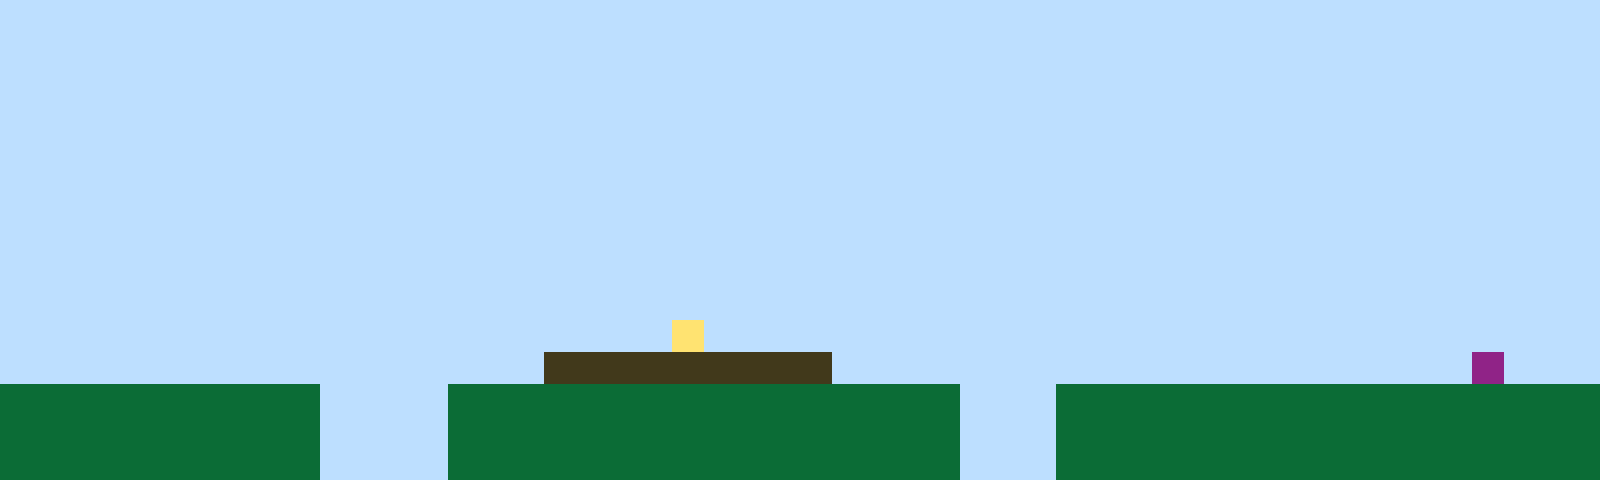

A 2D game scene composited from a Tiled map and its tileset images. What follows is a short description and the map's XML, with every tile layer's data as written:
An orthogonal 50x15 tile map with 32x32 px tiles, 1 tile layer (Tile Layer 1).

<map version="1.10" tiledversion="1.11.2" orientation="orthogonal" renderorder="right-up" width="50" height="15" tilewidth="32" tileheight="32" infinite="0" nextlayerid="2" nextobjectid="1"><editorsettings><export target="map1.csv" format="csv" /></editorsettings><tileset firstgid="1" name="sprites" tilewidth="32" tileheight="32" tilecount="6" columns="3"><image source="sprites.png" width="96" height="64" /></tileset><layer id="1" name="Tile Layer 1" width="50" height="15"><data encoding="csv">1,1,1,1,1,1,1,1,1,1,1,1,1,1,1,1,1,1,1,1,1,1,1,1,1,1,1,1,1,1,1,1,1,1,1,1,1,1,1,1,1,1,1,1,1,1,1,1,1,1,1,1,1,1,1,1,1,1,1,1,1,1,1,1,1,1,1,1,1,1,1,1,1,1,1,1,1,1,1,1,1,1,1,1,1,1,1,1,1,1,1,1,1,1,1,1,1,1,1,1,1,1,1,1,1,1,1,1,1,1,1,1,1,1,1,1,1,1,1,1,1,1,1,1,1,1,1,1,1,1,1,1,1,1,1,1,1,1,1,1,1,1,1,1,1,1,1,1,1,1,1,1,1,1,1,1,1,1,1,1,1,1,1,1,1,1,1,1,1,1,1,1,1,1,1,1,1,1,1,1,1,1,1,1,1,1,1,1,1,1,1,1,1,1,1,1,1,1,1,1,1,1,1,1,1,1,1,1,1,1,1,1,1,1,1,1,1,1,1,1,1,1,1,1,1,1,1,1,1,1,1,1,1,1,1,1,1,1,1,1,1,1,1,1,1,1,1,1,1,1,1,1,1,1,1,1,1,1,1,1,1,1,1,1,1,1,1,1,1,1,1,1,1,1,1,1,1,1,1,1,1,1,1,1,1,1,1,1,1,1,1,1,1,1,1,1,1,1,1,1,1,1,1,1,1,1,1,1,1,1,1,1,1,1,1,1,1,1,1,1,1,1,1,1,1,1,1,1,1,1,1,1,1,1,1,1,1,1,1,1,1,1,1,1,1,1,1,1,1,1,1,1,1,1,1,1,1,1,1,1,1,1,1,1,1,1,1,1,1,1,1,1,1,1,1,1,1,1,1,1,1,1,1,1,1,1,1,1,1,1,1,1,1,1,1,1,1,1,1,1,1,1,1,1,1,1,1,1,1,1,1,1,1,1,1,1,1,1,1,1,1,1,1,1,1,1,1,1,1,1,1,1,1,1,1,1,1,1,1,1,1,1,1,1,1,1,1,1,1,1,1,1,1,1,1,1,1,1,1,1,1,1,1,1,1,1,1,1,1,1,1,1,1,1,1,1,1,1,1,1,1,1,1,1,1,1,1,1,1,1,1,1,1,1,1,1,1,1,1,1,1,1,1,1,1,1,1,1,1,1,1,1,1,1,1,1,1,1,1,1,1,4,1,1,1,1,1,1,1,1,1,1,1,1,1,1,1,1,1,1,1,1,1,1,1,1,1,1,1,1,1,1,1,1,1,1,1,1,1,1,1,1,1,1,1,1,1,3,3,3,3,3,3,3,3,3,1,1,1,1,1,1,1,1,1,1,1,1,1,1,1,1,1,1,1,1,6,1,1,1,2,2,2,2,2,2,2,2,2,2,1,1,1,1,2,2,2,2,2,2,2,2,2,2,2,2,2,2,2,2,1,1,1,2,2,2,2,2,2,2,2,2,2,2,2,2,2,2,2,2,2,2,2,2,2,2,2,2,2,2,1,1,1,1,2,2,2,2,2,2,2,2,2,2,2,2,2,2,2,2,1,1,1,2,2,2,2,2,2,2,2,2,2,2,2,2,2,2,2,2,2,2,2,2,2,2,2,2,2,2,1,1,1,1,2,2,2,2,2,2,2,2,2,2,2,2,2,2,2,2,1,1,1,2,2,2,2,2,2,2,2,2,2,2,2,2,2,2,2,2</data></layer></map>
